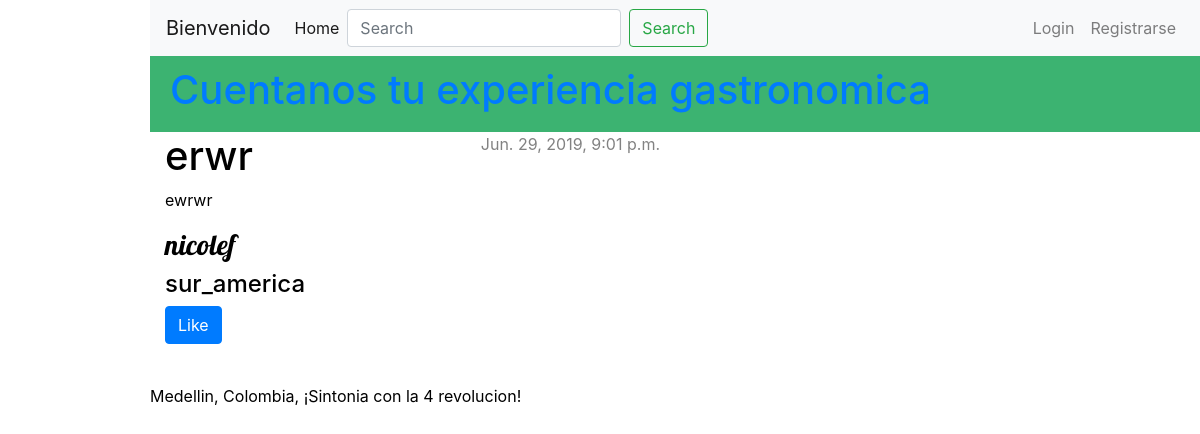
/blog/post/7/, run on an earlier commit of the app's database.
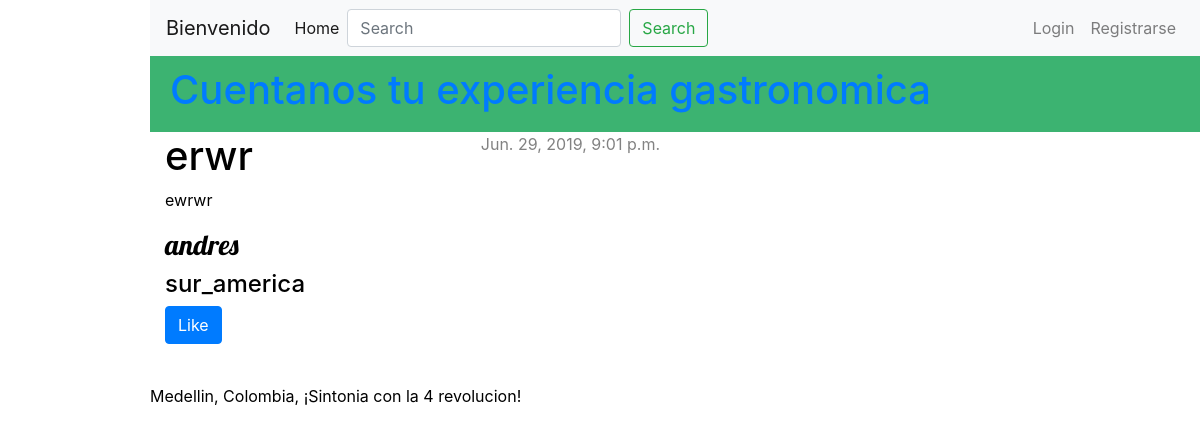
And on a later commit of the database.
### restaurante/models.py (models this page shows, shortened)
class PostRestaurant(models.Model):
    autor = models.ForeignKey(User, related_name='blog_restaurante', on_delete=models.PROTECT)
    titulo = models.CharField(max_length=200)
    texto = models.TextField()
    fecha_creacion = models.DateTimeField(
            default=timezone.now)
    fecha_publicado = models.DateTimeField(
            blank=True, null=True)
    categoria = models.CharField(max_length=50, choices=TIPO_OPCIONES, default=SUR_AMERICA)
    tags = models.CharField(max_length=100, null=True, blank=True)
    comentarios = models.TextField(max_length=500, default='deja tu comentario aqui!')
    likes = models.ManyToManyField(User, related_name='likes', blank=True)

### restaurante/views.py (the view)
# urls.py: path('post/<int:pk>/', views.post_detail, name='post_detail'),
def post_detail(request, pk):
	post = get_object_or_404(PostRestaurant, pk=pk)
	return render(request, 'restaurante/post_detail.html', {'post': post})

### restaurante/templates/restaurante/post_detail.html (shortened to what this page needs)
{% extends 'restaurante/base.html' %}
    <div class="post">
        {% if post.fecha_publicado %}
            <div class="date2">
                {{ post.fecha_publicado }}
            </div>
        {% endif %}
        <h1>{{ post.titulo }}</h1>
        <p>{{ post.texto|linebreaksbr }}</p>
        <h3>{{ post.autor }}</h3>
        <h4>{{ post.categoria }}</h4>
         <form action="{% url 'restaurante:like_post' %" method="post">
            <button type="submit" name="post_id" value="{{ post.id }}" class="btn btn-primary">Like</button>
         </form>
    </div>

What changed in the data, as far as the page shows it:
changed PostRestaurant "erwr": autor "nicolef" → "andres"
